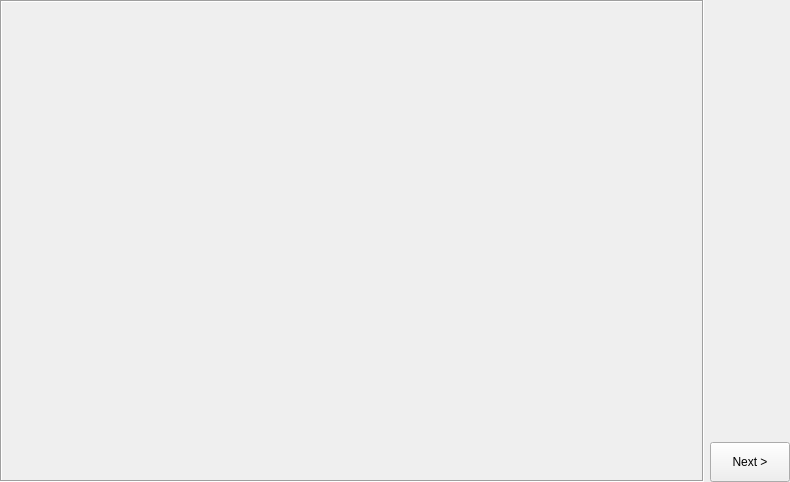
<?xml version="1.0" encoding="UTF-8"?>
<ui version="4.0">
 <class>Form</class>
 <widget class="QWidget" name="Form">
  <property name="geometry">
   <rect>
    <x>0</x>
    <y>0</y>
    <width>790</width>
    <height>482</height>
   </rect>
  </property>
  <property name="windowTitle">
   <string>Mask</string>
  </property>
  <layout class="QHBoxLayout" name="horizontalLayout" stretch="1,0">
   <property name="margin">
    <number>0</number>
   </property>
   <item>
    <widget class="QFrame" name="_imageHolder">
     <property name="frameShape">
      <enum>QFrame::Box</enum>
     </property>
     <property name="frameShadow">
      <enum>QFrame::Sunken</enum>
     </property>
     <property name="lineWidth">
      <number>1</number>
     </property>
    </widget>
   </item>
   <item>
    <widget class="QWidget" name="widget" native="true">
     <layout class="QVBoxLayout" name="verticalLayout_3">
      <property name="margin">
       <number>0</number>
      </property>
      <item>
       <widget class="QWidget" name="_toolHolder" native="true"/>
      </item>
      <item>
       <spacer name="verticalSpacer">
        <property name="orientation">
         <enum>Qt::Vertical</enum>
        </property>
        <property name="sizeHint" stdset="0">
         <size>
          <width>20</width>
          <height>40</height>
         </size>
        </property>
       </spacer>
      </item>
      <item>
       <widget class="QPushButton" name="_nextStep">
        <property name="minimumSize">
         <size>
          <width>0</width>
          <height>40</height>
         </size>
        </property>
        <property name="text">
         <string>Next &gt;</string>
        </property>
       </widget>
      </item>
     </layout>
    </widget>
   </item>
  </layout>
 </widget>
 <resources/>
 <connections/>
</ui>
